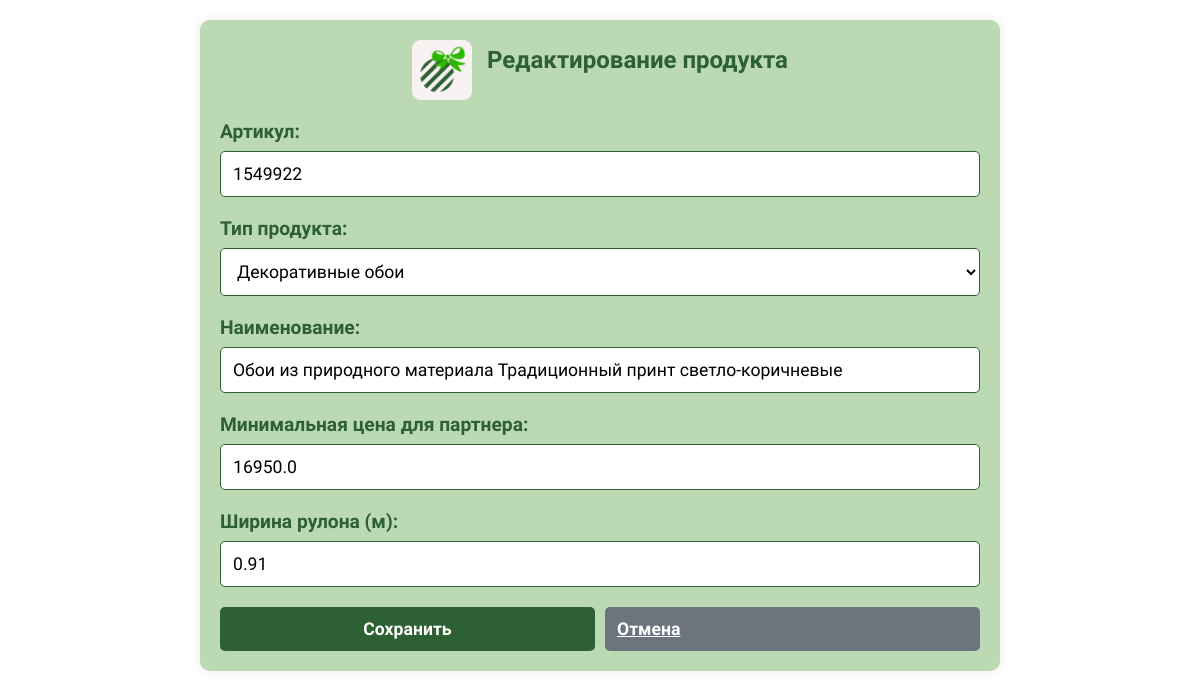
Screenshot of /edit_product/3 with the database file from the repository.
### tables this page shows
CREATE TABLE Product (
    id INTEGER PRIMARY KEY AUTOINCREMENT,
    article_number INTEGER NOT NULL UNIQUE,
    type_id INTEGER NOT NULL,
    name TEXT NOT NULL,
    min_partner_price REAL NOT NULL,
    roll_width REAL NOT NULL,
    FOREIGN KEY (type_id) REFERENCES ProductType(id)
);

### app.py (the view, shortened to what this page needs)
@app.route("/edit_product/<int:product_id>", methods=["GET", "POST"])
def edit_product(product_id):
    conn = get_db_connection()
    product = conn.execute('''
        SELECT id, article_number, type_id, name,
               min_partner_price, roll_width
        FROM Product
        WHERE id = ?
    ''', (product_id,)).fetchone()
    if not product:
        flash("Продукт не найден!", "error")
        conn.close()
        return redirect(url_for("index"))
    product_types = conn.execute("SELECT id, type_name FROM ProductType").fetchall()
    conn.close()
    return render_template("product_form.html",
                           product_types=product_types,
                           **dict(product),
                           product_id=product_id)

### app.py (called while the page is built)
def get_db_connection():
    conn = sqlite3.connect(DATABASE)
    conn.row_factory = sqlite3.Row
    return conn

### templates/product_form.html (shortened to what this page needs)
<!DOCTYPE html>
<html>
<head>
</head>
<body>
    <div class="container">
        <div class="header">
            <img src="{{ url_for('static', filename='logo.png') }}" alt="Логотип" class="logo">
            <h2>{% if product_id %}Редактирование{% else %}Добавление{% endif %} продукта</h2>
        </div>
        <form method="POST">
            <div class="form-group">
                <label for="article_number">Артикул:</label>
                <input type="number" id="article_number" name="article_number"
                       value="{{ article_number if article_number else '' }}" required>
            </div>
            <div class="form-group">
                <label for="type_id">Тип продукта:</label>
                <select id="type_id" name="type_id" required>
                    {% for pt in product_types %}
                        <option value="{{ pt['id'] }}"
                            {% if type_id and pt['id'] == type_id|int %}selected{% endif %}>
                            {{ pt['type_name'] }}
                        </option>
                    {% endfor %}
                </select>
            </div>
            <div class="form-group">
                <label for="name">Наименование:</label>
                <input type="text" id="name" name="name"
                       value="{{ name if name else '' }}" required>
            </div>
            <div class="form-group">
                <label for="min_partner_price">Минимальная цена для партнера:</label>
                <input type="number" step="0.01" id="min_partner_price" name="min_partner_price"
                       value="{{ min_partner_price if min_partner_price else '' }}" required min="0">
            </div>
            <div class="form-group">
                <label for="roll_width">Ширина рулона (м):</label>
                <input type="number" step="0.01" id="roll_width" name="roll_width"
                       value="{{ roll_width if roll_width else '' }}" required min="0.1">
            </div>
            <div class="btn-group">
                <button type="submit" class="btn btn-primary">Сохранить</button>
                <a href="{{ url_for('index') }}" class="btn btn-secondary">Отмена</a>
            </div>
        </form>
    </div>
</body>
</html>

### templates/product_form.html (style rules this page uses)
* { box-sizing: border-box; font-family: 'Gabriola', sans-serif; }
body { background-color: #FFFFFF; color: #2D6033; margin: 0; padding: 20px; }
.container { max-width: 800px; margin: 0 auto; background-color: #BBD9B2; padding: 20px; border-radius: 10px; box-shadow: 0 0 10px rgba(0,0,0,0.1); }
h2 { color: #2D6033; text-align: center; margin-top: 0; }
.form-group { margin-bottom: 20px; }
label { display: block; margin-bottom: 8px; font-weight: bold; font-size: 1.2em; }
input, select { width: 100%; padding: 12px; border: 1px solid #2D6033; border-radius: 5px; font-size: 1.1em; background-color: white; }
.btn-group { display: flex; gap: 10px; margin-top: 20px; }
.btn { flex: 1; padding: 12px; border: none; border-radius: 5px; cursor: pointer; font-size: 1.1em; font-weight: bold; transition: background-color 0.3s; }
.btn-primary { background-color: #2D6033; color: white; }
.btn-secondary { background-color: #6c757d; color: white; }
.header { display: flex; align-items: center; justify-content: center; margin-bottom: 20px; }
.logo { height: 60px; margin-right: 15px; }

### rows the page displays
Product: article_number "1549922", name "Обои из природного материала Традиционный принт светло-коричневые", min_partner_price "16950.0", roll_width "0.91"

### other values shown
form field type_id "Декоративные обои"
